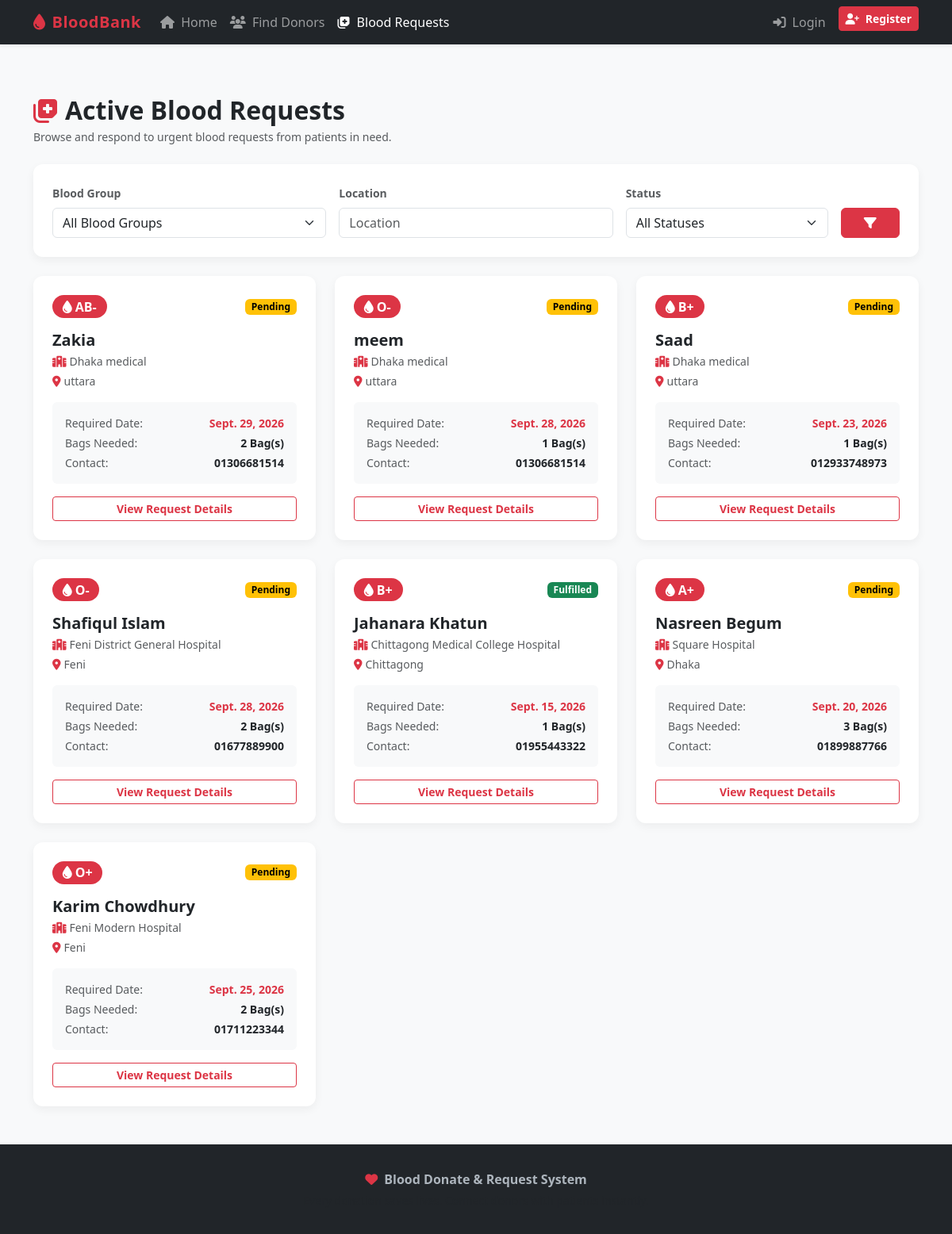
Screenshot of /requests/ with the database file from the repository.
### blood_bank/models.py (models this page shows, shortened)
class BloodRequest(models.Model):
    requester = models.ForeignKey(User, on_delete=models.CASCADE, related_name='blood_requests')
    patient_name = models.CharField(max_length=100)
    blood_group = models.CharField(max_length=5, choices=BLOOD_GROUP_CHOICES)
    hospital_name = models.CharField(max_length=150)
    location = models.CharField(max_length=100)
    required_date = models.DateField()
    bags_required = models.PositiveIntegerField(default=1)
    contact_number = models.CharField(max_length=20)
    description = models.TextField(blank=True, default='')
    status = models.CharField(max_length=20, choices=REQUEST_STATUS_CHOICES, default='Pending')
    created_at = models.DateTimeField(auto_now_add=True)
    updated_at = models.DateTimeField(auto_now=True)

### blood_bank/views.py (the view, shortened to what this page needs)
# urls.py: path('requests/', views.request_list_view, name='request_list'),
def request_list_view(request):
    form = RequestFilterForm(request.GET or None)
    blood_requests = BloodRequest.objects.select_related('requester').all().order_by('-created_at')
    paginator = Paginator(blood_requests, 9)
    page_number = request.GET.get('page')
    page_obj = paginator.get_page(page_number)
    context = {
        'form': form,
        'page_obj': page_obj,
        'total_count': blood_requests.count(),
    }
    return render(request, 'blood_bank/request_list.html', context)

### blood_bank/forms.py
class RequestFilterForm(forms.Form):
    blood_group = forms.ChoiceField(
        choices=[('', 'All Blood Groups')] + BLOOD_GROUP_CHOICES,
        required=False,
        widget=forms.Select(attrs={'class': 'form-select'})
    )
    location = forms.CharField(
        required=False,
        widget=forms.TextInput(attrs={'class': 'form-control', 'placeholder': 'Location'})
    )
    status = forms.ChoiceField(
        choices=[('', 'All Statuses')] + REQUEST_STATUS_CHOICES,
        required=False,
        widget=forms.Select(attrs={'class': 'form-select'})
    )

### blood_bank/templates/blood_bank/request_list.html (shortened to what this page needs)
{% extends 'base.html' %}
{% block content %}
<div class="container my-5">
    <div class="d-flex justify-content-between align-items-center mb-4">
        <div>
            <h2 class="fw-bold mb-1"><i class="fa-solid fa-notes-medical text-danger me-2"></i>Active Blood Requests</h2>
            <p class="text-muted small mb-0">Browse and respond to urgent blood requests from patients in need.</p>
        </div>
    </div>
    <div class="card card-custom p-4 mb-4">
        <form method="get" class="row g-3">
            <div class="col-md-4">
                <label class="form-label fw-bold small text-muted">Blood Group</label>
                {{ form.blood_group }}
            </div>
            <div class="col-md-4">
                <label class="form-label fw-bold small text-muted">Location</label>
                {{ form.location }}
            </div>
            <div class="col-md-3">
                <label class="form-label fw-bold small text-muted">Status</label>
                {{ form.status }}
            </div>
            <div class="col-md-1 d-flex align-items-end">
                <button type="submit" class="btn btn-danger w-100 fw-bold">
                    <i class="fa-solid fa-filter"></i>
                </button>
            </div>
        </form>
    </div>
    {% if page_obj %}
        <div class="row g-4 mb-4">
            {% for req in page_obj %}
                <div class="col-md-4">
                    <div class="card card-custom h-100 p-4">
                        <div class="d-flex justify-content-between align-items-center mb-3">
                            <span class="badge badge-blood fs-6"><i class="fa-solid fa-droplet me-1"></i>{{ req.blood_group }}</span>
                            <span class="badge {% if req.status == 'Pending' %}status-badge-pending{% elif req.status == 'Fulfilled' %}status-badge-fulfilled{% else %}status-badge-cancelled{% endif %} px-2 py-1">
                                {{ req.status }}
                            </span>
                        </div>
                        <h5 class="fw-bold mb-1 text-dark">{{ req.patient_name }}</h5>
                        <p class="text-muted small mb-1"><i class="fa-solid fa-hospital text-danger me-1"></i>{{ req.hospital_name }}</p>
                        <p class="text-muted small mb-3"><i class="fa-solid fa-location-dot text-danger me-1"></i>{{ req.location }}</p>
                        <div class="bg-light p-3 rounded mb-3 small">
                            <div class="d-flex justify-content-between mb-1">
                                <span class="text-muted">Required Date:</span>
                                <span class="fw-bold text-danger">{{ req.required_date }}</span>
                            </div>
                            <div class="d-flex justify-content-between mb-1">
                                <span class="text-muted">Bags Needed:</span>
                                <span class="fw-bold">{{ req.bags_required }} Bag(s)</span>
                            </div>
                            <div class="d-flex justify-content-between">
                                <span class="text-muted">Contact:</span>
                                <span class="fw-bold">{{ req.contact_number }}</span>
                            </div>
                        </div>
                        <a href="{% url 'request_detail' req.pk %}" class="btn btn-outline-danger btn-sm w-100 fw-bold mt-auto">
                            View Request Details
                        </a>
                    </div>
                </div>
            {% endfor %}
        </div>
    {% else %}
        <div class="alert alert-info text-center py-4">
            <i class="fa-solid fa-info-circle fa-2x mb-2"></i>
            <h5>No blood requests match your current filters.</h5>
        </div>
    {% endif %}
</div>
{% endblock %}

### static/css/style.css (style rules this page uses)
:root { --primary-red: #dc3545; --dark-red: #b02a37; --light-red: #f8d7da; --hero-bg: linear-gradient(135deg, #800020 0%, #dc3545 100%); }
body { font-family: 'Segoe UI', Tahoma, Geneva, Verdana, sans-serif; background-color: #f8f9fa; color: #212529; display: flex; flex-direction: column; min-height: 100vh; }
.card-custom { border: none; border-radius: 12px; box-shadow: 0 4px 12px rgba(0,0,0,0.05); transition: transform 0.2s ease, box-shadow 0.2s ease; }
.badge-blood { background-color: var(--primary-red); color: white; font-size: 0.9rem; font-weight: 700; padding: 0.4em 0.8em; border-radius: 20px; }
.status-badge-pending { background-color: #ffc107; color: #000; }
.status-badge-fulfilled { background-color: #198754; color: #fff; }

### rows the page displays
BloodRequest: blood_group "AB-", status "Pending", patient_name "Zakia", hospital_name "Dhaka medical", location "uttara", required_date "Sept. 29, 2026", bags_required "2", contact_number "01306681514"
BloodRequest: blood_group "O-", status "Pending", patient_name "meem", hospital_name "Dhaka medical", location "uttara", required_date "Sept. 28, 2026", bags_required "1", contact_number "01306681514"
BloodRequest: blood_group "B+", status "Pending", patient_name "Saad", hospital_name "Dhaka medical", location "uttara", required_date "Sept. 23, 2026", bags_required "1", contact_number "012933748973"
BloodRequest: blood_group "O-", status "Pending", patient_name "Shafiqul Islam", hospital_name "Feni District General Hospital", location "Feni", required_date "Sept. 28, 2026", bags_required "2", contact_number "01677889900"
BloodRequest: blood_group "B+", status "Fulfilled", patient_name "Jahanara Khatun", hospital_name "Chittagong Medical College Hospital", location "Chittagong", required_date "Sept. 15, 2026", bags_required "1", contact_number "01955443322"
BloodRequest: blood_group "A+", status "Pending", patient_name "Nasreen Begum", hospital_name "Square Hospital", location "Dhaka", required_date "Sept. 20, 2026", bags_required "3", contact_number "01899887766"
BloodRequest: blood_group "O+", status "Pending", patient_name "Karim Chowdhury", hospital_name "Feni Modern Hospital", location "Feni", required_date "Sept. 25, 2026", bags_required "2", contact_number "01711223344"
